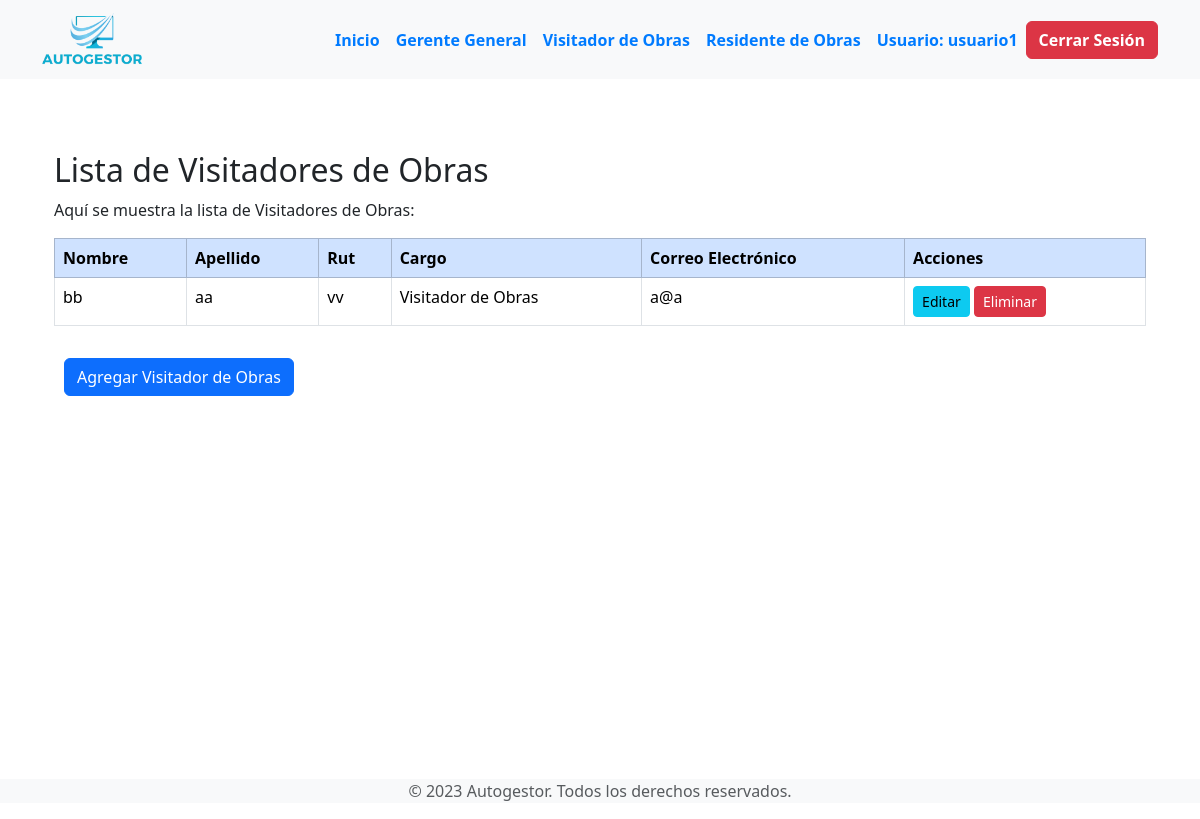
/secciones/empresas/visitador_obra/index_visitador.php (signed in), run on the app's committed database.
### tables this page shows
CREATE TABLE `visitadores_obra` (
  `id` int(11) NOT NULL,
  `id_empresa` int(11) DEFAULT NULL,
  `nombre` varchar(50) NOT NULL,
  `apellido` varchar(50) NOT NULL,
  `rut` varchar(20) NOT NULL,
  `cargo` varchar(50) NOT NULL,
  `correo` varchar(100) NOT NULL,
  `contrasena` varchar(255) NOT NULL
);

### secciones/empresas/visitador_obra/index_visitador.php (the view, shortened to what this page needs)
<?php
include("../../../bd.php");
$id_empresa_actual = $_SESSION['id_empresa'];
include("../templates/header_empresa.php");
$sentencia = $conexion->prepare("SELECT * FROM visitadores_obra WHERE id_empresa = :id_empresa");
$sentencia->bindParam(":id_empresa", $id_empresa_actual);
$sentencia->execute();
$visitadoresObras = $sentencia->fetchAll(PDO::FETCH_ASSOC);
?>
<div class="container mt-5">
    <h2>Lista de Visitadores de Obras</h2>
    <p>Aquí se muestra la lista de Visitadores de Obras:</p>
    <?php if ($visitadoresObras) : ?>
        <div class="table-responsive">
            <table class="table table-bordered table-hover">
                <thead class="table-primary">
                    <tr>
                        <th scope="col">Nombre</th>
                        <th scope="col">Apellido</th>
                        <th scope="col">Rut</th>
                        <th scope="col">Cargo</th>
                        <th scope="col">Correo Electrónico</th>
                        <th scope="col">Acciones</th>
                    </tr>
                </thead>
                <tbody>
                    <?php foreach ($visitadoresObras as $visitador) : ?>
                        <tr>
                            <td><?php echo $visitador['nombre']; ?></td>
                            <td><?php echo $visitador['apellido']; ?></td>
                            <td><?php echo $visitador['rut']; ?></td>
                            <td><?php echo $visitador['cargo']; ?></td>
                            <td><?php echo $visitador['correo']; ?></td>
                            <td>
                            <a href='./editar_visitador.php?id=<?php echo $visitador['id']; ?>' class='btn btn-info btn-sm'>Editar</a>
                                <button class='btn btn-danger btn-sm' onclick='confirmarEliminacion(<?php echo $visitador['id']; ?>)'>Eliminar</button>
                            </td>
                        </tr>
                    <?php endforeach; ?>
                </tbody>
            </table>
        </div>
    <?php else : ?>
        <p>No hay Visitadores de Obras registrados.</p>
    <?php endif; ?>
    <div class="mt-3">
        <a href="<?php echo $url_base2; ?>visitador_obra/crear_visitador.php" class="btn btn-primary">Agregar Visitador de Obras</a>
    </div>
</div>
<?php include("../templates/footer_empresa.php"); ?>

### CSS/styles.css (style rules this page uses)
.btn-outline-primary, .btn-primary { margin-left: 10px; }
html, body { display: flex; flex-direction: column; min-height: 100vh; }

### secciones/empresas/templates/header_empresa.php (style rules this page uses)
body { display: flex; flex-direction: column; min-height: 100vh; }

### data on the page
visitadores_obra: nombre "bb", apellido "aa", rut "vv", cargo "Visitador de Obras", correo "a@a"

### other printed values
$_SESSION['nombre_usuario'] "usuario1"
